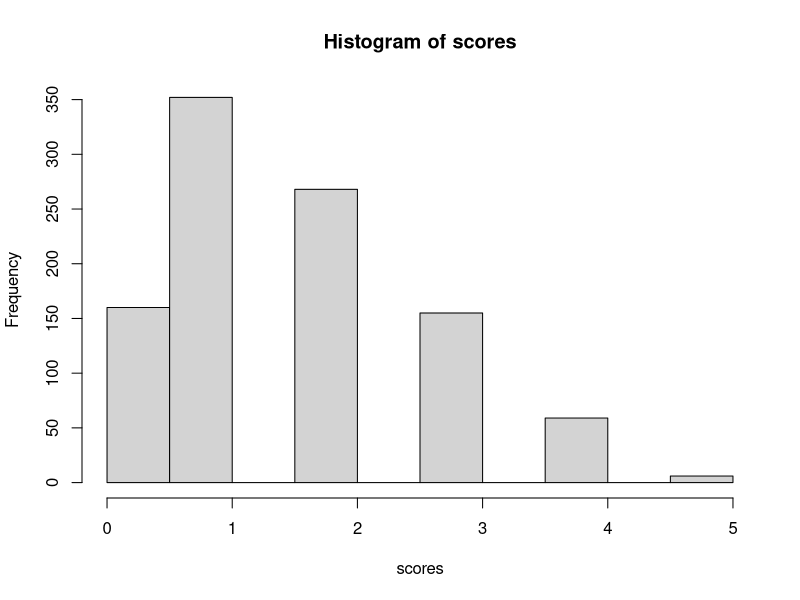

This chart was generated by the following R code: (Note: this script raises an error after producing the figure.)
?rbinom
n <- 1000 #number of observations
p <- 0.2 #probability of success

#create random binomial distribution of [0,1,...,7] scores
scores <- rbinom(n, 8, p)

#plotting histogram
hist(scores)

#Unfair coin with P(heads) = 0.65, 10 tosses
#10 trials, exactly 7 heads
dbinom(7, 10, 0.65) #using density function

#10 trials, at most 7 heads
pninom(7, 10, 0.65) #cumulative probs, using distribution function

#10 trials, at least 6 heads
# density 6 heads + density 7 heads + ... + density 10 heads
dbinom(6, 10, 0.65)+dbinom(7, 10, 0.65)+dbinom(8, 10, 0.65)+dbinom(9, 10, 0.65)+dbinom(10, 10, 0.65)
#or cumulative of 10 heads - cumulative 5 heads
pbinom(10, 10, 0.65) - pbinom(5, 10, 0.65)


#Plotting better the previous hist(scores) using densities
library(tidyverse)
df <- as_tibble(data.frame(scores))
df_with_freqs <- df %>% 
                 group_by(scores) %>%
                 summarize(n=n()) %>%
                 mutate(freq= n/sum(n))

ggplot(df_with_freqs, aes(x=scores, y=freq)) + geom_col() + ylab("Estimated Density")

#Plotting analytical densities in binominal distribution
binom <- as_tibble(list(x=0:n, prob= dbinom(0:n, n, p)))
ggplot(binom, aes(x=x, y=prob)) + geom_col() + ylab("Analytical Density")

#Computing the cumulative density function using previous probability density function
df_with_cdf <- binom %>%
               mutate(cdf=cumsum(prob))
ggplot(df_with_cdf, aes(x=x, y=cdf)) + geom_step() + ylab("CDF")
